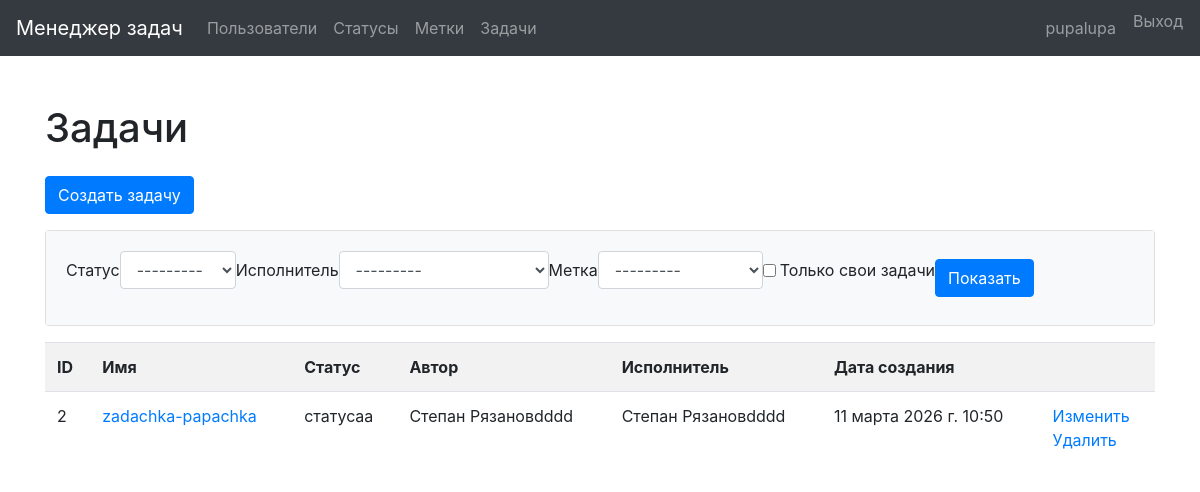
Screenshot of /tasks/ (signed in) with the database file from the repository.
### users/models.py (models this page shows)
class User(AbstractUser):
    def __str__(self):
        return self.get_full_name()

### tasks/models.py (models this page shows, shortened)
class Task(models.Model):
    name = models.CharField(max_length=255, blank=False, unique=True)
    description = models.TextField(max_length=255, blank=True)
    author = models.ForeignKey(
        User,
        on_delete=models.PROTECT,
        related_name="author",
        blank=False,
        null=False,
    )
    executor = models.ForeignKey(
        User, on_delete=models.PROTECT, blank=True, null=True
    )
    status = models.ForeignKey(Status, on_delete=models.PROTECT, blank=False)
    labels = models.ManyToManyField(
        Label, through="TaskLabel", blank=True
    )
    created_at = models.DateTimeField(auto_now_add=True)

### statuses/models.py (models this page shows)
class Status(models.Model):
    name = models.CharField(max_length=255, unique=True)
    created_at = models.DateTimeField(auto_now_add=True)
    updated_at = models.DateTimeField(auto_now=True)
    def __str__(self):
        return self.name

### tasks/views.py (the view)
# urls.py: path("", TaskIndexView.as_view(), name="index"),
class TaskIndexView(LoginRequiredMixin, FilterView, ListView):
    model = Task
    filterset_class = TaskFilter
    template_name = os.path.join("tasks", "index.html")
    context_object_name = "tasks"
    extra_context = {
        "title": "Задачи",
        "ID": "ID",
        "name": "Имя",
        "status": "Статус",
        "author": "Автор",
        "executor": "Исполнитель",
        "edit": "Изменить",
        "delete": "Удалить",
        "select": "Выбрать",
        "created_at": "Дата создания",
    }
    permission_denied_message = settings.LOGIN_REQUIRED_MESSAGE

### labels/models.py (called while the page is built)
    def __str__(self):
        return self.name

### tasks/templates/tasks/index.html
{% extends 'base.html' %}
{% load bootstrap4 %}
{% block content %}
   <h1 class="my-4"> {{ title }}</h1>
    <a class="btn btn-primary mb-3" href="{% url 'tasks:create' %}">Создать задачу</a>
{% include 'tasks/filter.html' %}
    <table class = "table table-striped">
        <tr>
            <th>{{ ID }}</th>
            <th>{{ name }}</th>
            <th>{{ status }}</th>
            <th>{{ author }}</th>
            <th>{{ executor }}</th>
            <th>{{ created_at }}</th>
            <th></th>
        </tr>
        {% for task in tasks %}
            <tr>
                <td> {{ task.id }} </td>
                <td><a href = "{% url 'tasks:detail' task.id %}">{{ task.name }}</a></td>
                <td> {{ task.status.name }} </td>
                <td> {{ task.author }} </td>
                <td>
                    {% if task.executor %}
                        {{ task.executor }}
                    {% endif %}
                </td>
                <td> {{ task.created_at }} </td>
                <td>
                    <a href="{% url 'tasks:update' task.id %}">{{ edit }}</a>
                    <br>
                    <a href="{% url 'tasks:delete' task.id %}">{{ delete }}</a>
                </td>
            </tr>
        {% endfor %}
    </table>
{% endblock %}

### task_manager/templates/base.html (shortened to what this page needs)
<!DOCTYPE HTML>
<html lang="en">
<head>
    {% load bootstrap4 %}
    {% bootstrap_css %}
    {% load static %}
</head>
<body>
<nav class="navbar navbar-expand-md navbar-dark bg-dark fixed-top">
    <a class="navbar-brand" href="{% url 'home' %}">Менеджер задач</a>
    <div class="collapse navbar-collapse" id="navbarsExampleDefault">
        <ul class="navbar-nav mr-auto">
            <li class="nav-item">
                <a class="nav-link" href="{% url 'users:users' %}">Пользователи</a>
            </li>
        {% if request.user.is_authenticated %}
            <li class="nav-item">
                <a class="nav-link" href="{% url 'statuses:index' %}">Статусы</a>
            </li>
            <li class="nav-item">
                <a class="nav-link" href="{% url 'labels:index' %}">Метки</a>
            </li>
            <li class="nav-item">
                <a class="nav-link" href="{% url 'tasks:index' %}">Задачи</a>
            </li>
        {% endif %}
        </ul>
        {% if request.user.is_authenticated %}
        <ul class="navbar-nav my-2 my-lg-0">
            <li class="nav-item mr-sm-2">
                <a class="nav-link" href="{% url 'home' %}">{{ request.user.username }}</a>
            </li>
            <form method="post" action="{% url 'logout' %}" class="d-inline">
                <button type="submit" class="nav-link btn btn-link p-0">Выход</button>
            </form>
        </ul>
        {% endif %}
    </div>
</nav>
<main role="main" class="container">
    {% block content %}
    {% endblock %}
</main>
</body>
</html>

### task_manager/templates/base.html (style rules this page uses)
body { padding-top: 5rem; }

### rows the page displays
User: user.username "pupalupa"
Task: id "2", name "zadachka-papachka", status.name "статусaa", author "Степан Рязановdddd", executor "Степан Рязановdddd", created_at "11 марта 2026 г. 10:50", edit "Изменить", delete "Удалить"

### other values shown
{{ title }} "Задачи"
{{ ID }} "ID"
{{ name }} "Имя"
{{ status }} "Статус"
{{ author }} "Автор"
{{ executor }} "Исполнитель"
{{ created_at }} "Дата создания"
